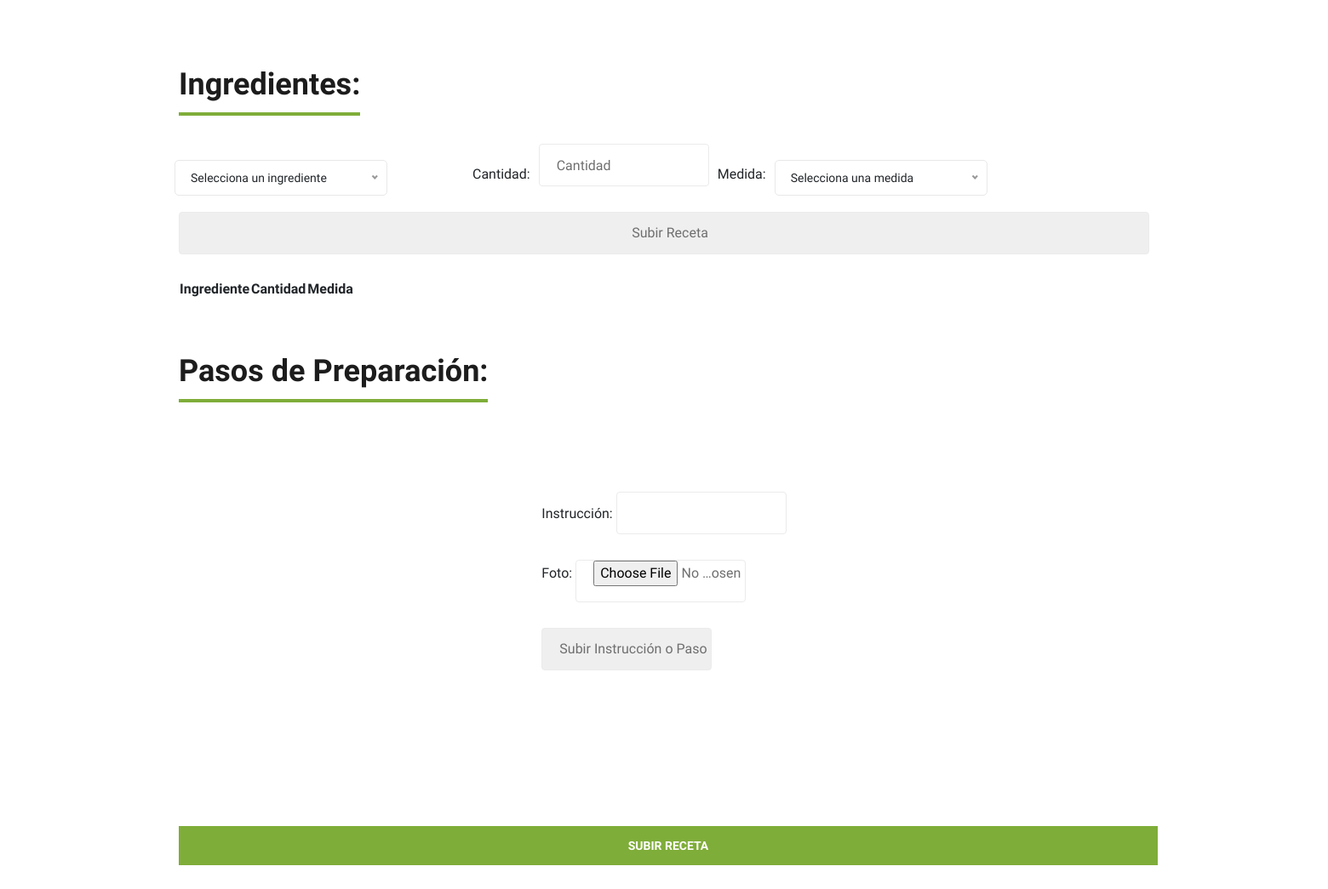
The page /subir_recetas.php (signed in, lower part) on the database as committed earlier.
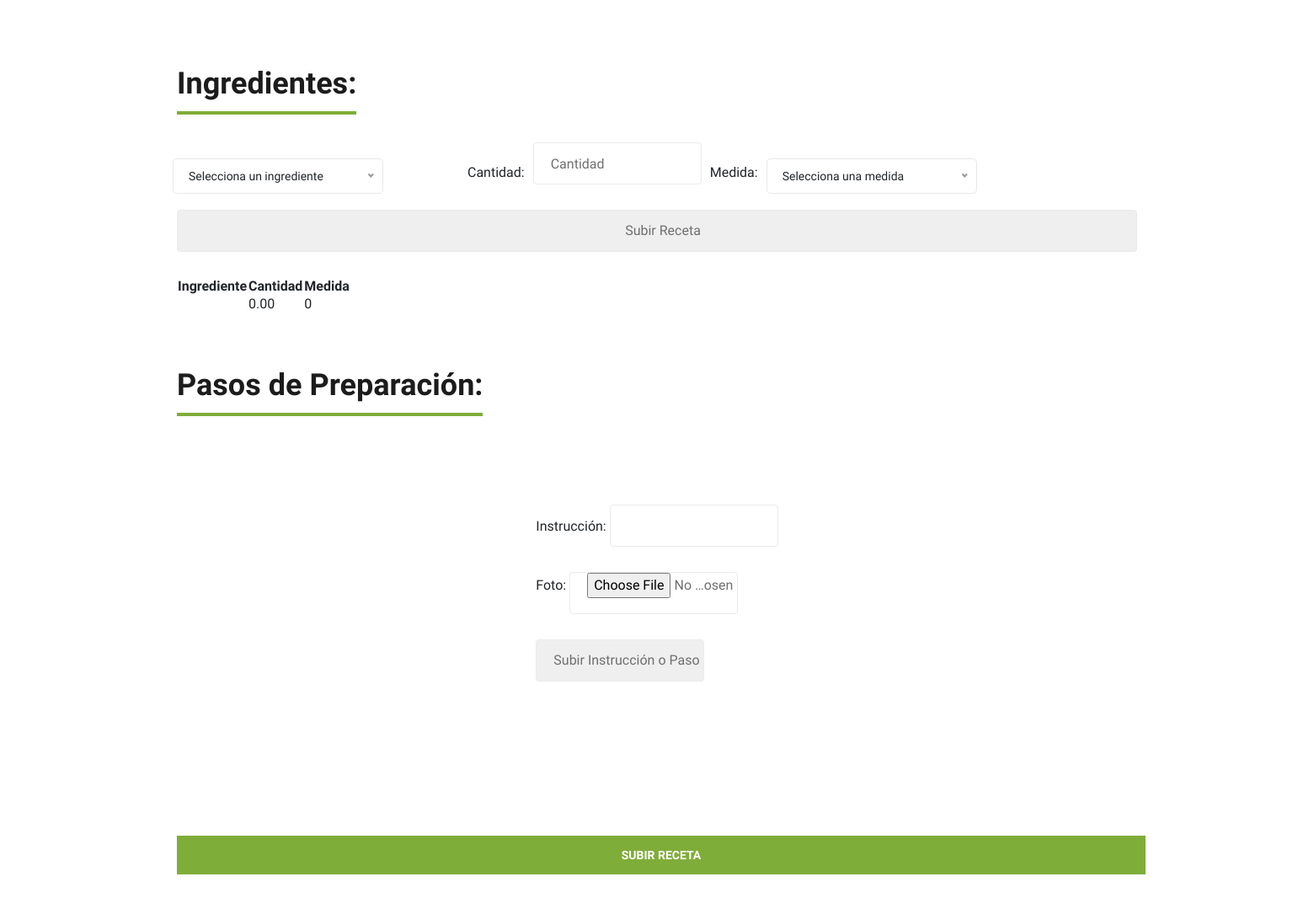
The same page on the database as committed later.
### tables this page shows
CREATE TABLE `ingredientes_de_receta` (
  `receta_idreceta` int(11) NOT NULL,
  `ingrediente` varchar(45) NOT NULL,
  `cantidad` decimal(3,2) DEFAULT NULL,
  `medidas_idmedida` int(11) NOT NULL
);

### subir_recetas.php (the view, shortened to what this page needs)
<?php
$conexion = mysqli_connect('localhost', 'root', '', 'ingsoft');
$sql = "SELECT MAX(idreceta) as last_id FROM receta";
$result = mysqli_query($conexion, $sql);
if ($result->num_rows > 0) {
    $row = $result->fetch_assoc();
    $last_id = $row["last_id"] + 1;
}
print_r($_POST);
?>
<!DOCTYPE html>
<html lang="zxx">
<head>
    <link rel="stylesheet" href="https://cdnjs.cloudflare.com/ajax/libs/font-awesome/5.15.3/css/all.min.css" />
    <link rel="stylesheet" href="css/bootstrap.min.css" type="text/css">
    <link rel="stylesheet" href="css/font-awesome.min.css" type="text/css">
    <link rel="stylesheet" href="css/elegant-icons.css" type="text/css">
    <link rel="stylesheet" href="css/nice-select.css" type="text/css">
    <link rel="stylesheet" href="css/jquery-ui.min.css" type="text/css">
    <link rel="stylesheet" href="css/owl.carousel.min.css" type="text/css">
    <link rel="stylesheet" href="css/slicknav.min.css" type="text/css">
    <link rel="stylesheet" href="css/style.css" type="text/css">
</head>
<body>
    <div class="contact-form spad">
        <div class="container">
            <div class="row">
                <div class="col-lg-12">
                    <div class="section-title product__discount__title">
                        <form method="post" action="subir_recetas.php" enctype="multipart/form-data">
                            <h2>Título: </h2><br><br>
                            <br><br>
                            <div class="col-lg-12">
                                <nav class="header__menu">
                                    <ul>
                                        <li>
                                            <div class="row">
                                            </div>
                                        </li>
                                        <li>
                                            <div class="row">
                                            </div>
                                        </li>
                                    </ul>
                                </nav><br>
                            </div>
                            <div class="section-title product__discount__title">
                                <h2>Ingredientes: </h2><br><br><br>
<?php
$host = 'localhost';
$usuario = 'root';
$contrasena = '';
$base_de_datos = 'ingsoft';
$conexion = new mysqli($host, $usuario, $contrasena, $base_de_datos);
$sql = "SELECT MAX(idreceta) as last_id FROM receta";
$result = mysqli_query($conexion, $sql);
if ($result->num_rows > 0) {
  $row = $result->fetch_assoc();
  $last_id = $row["last_id"] + 1;
}
?>
<form method="POST" enctype="multipart/form-data">
<div class="form-row">
  <img id="imagen-ingrediente" src="img/Ingredientes/default.png" width="80" height="80">
  <label for="cantidad">Cantidad:</label>
  <input id="cantidad" name="cantidad" type="text" placeholder="Cantidad"  style="width: 200px;">
  <label for="medida">Medida:</label>
</div>
  <input type="submit" value="Subir Receta">
</form>
</body>
</html>
<table>
  <tr>
    <th>Ingrediente</th>
    <th>Cantidad</th>
    <th>Medida</th>
  </tr>
  <?php
  $ConsultaReceta = "SELECT * FROM ingredientes_de_receta WHERE receta_idreceta = '$last_id'";
  $ResultadoReceta = mysqli_query($conexion, $ConsultaReceta);
  while ($filaReceta = mysqli_fetch_array($ResultadoReceta)) {
    echo "<tr>";
    echo "<td>" . $filaReceta['ingrediente'] . "</td>";
    echo "<td>" . $filaReceta['cantidad'] . "</td>";
    echo "<td>" . $filaReceta['medidas_idmedida'] . "</td>";
    echo "</tr>";
  }
  ?>
</table>
                            <div class="section-title product__discount__title">
                            <h2>Pasos de Preparación: </h2><br><br><br>
<div class="center-form">
  <form method="POST" enctype="multipart/form-data">
    <label for="ingrediente">Instrucción:</label>
    <input type="text" name="ingrediente" required style="width: 200px;"><br>
    <label for="foto">Foto:</label>
    <input type="file" name="foto" accept="image/*" required style="width: 200px;"><br>
    <input type="submit" value="Subir Instrucción o Paso" style="width: 200px;">
  </form>
</div>
                            </div>
                            <button type="submit" id="subir" name="subir" class="site-btn">SUBIR RECETA</button>
</body>
</html>

Rows that differ between the two databases and show on the page:
added ingredientes_de_receta: cantidad "0.00", medidas_idmedida "0"
